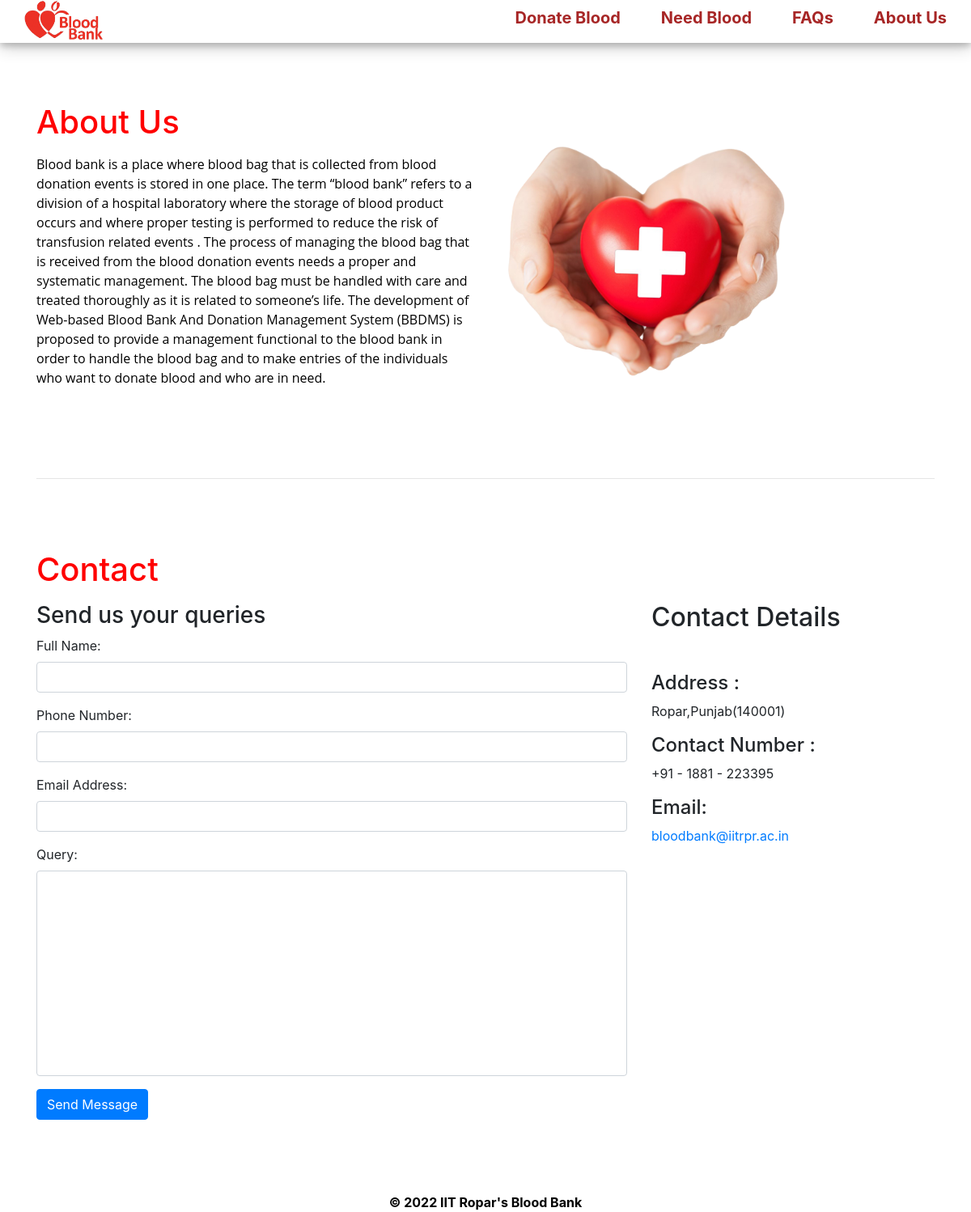
/about_us.php, run on the app's committed database.
### tables this page shows
create table pages(
page_id int NOT NULL auto_increment UNIQUE,
page_name varchar(255) NOT NULL,
page_type varchar(255) NOT NULL,
page_data longtext NOT NULL
);

create table contact_info(
contact_id int auto_increment Not Null,
contact_address varchar(100) NOT NULL,
contact_mail varchar(50) NOT NULL,
contact_phone varchar(100) NOT NULL,
primary key(contact_id)
);

### about_us.php (the view, shortened to what this page needs)
<html>
<head>
  <link rel="stylesheet" href="https://maxcdn.bootstrapcdn.com/bootstrap/4.5.2/css/bootstrap.min.css">
</head>
<body>
  <?php $active ='contact';
include 'head.php'; ?>
  <div id="page-container" style="margin-top:50px; position: relative;min-height: 84vh;">
    <div class="container">
      <div id="content-wrap" style="padding-bottom:50px;">
        <div class="row">
          <div class="col-lg-6">
            <h1 class="mt-4 mb-3" style="color:red">About Us</h1>
            <p> <?php
                include 'conn.php';
                $sql = $sql = "select * from pages where page_type='aboutus'";
                $result = mysqli_query($conn, $sql);
                if (mysqli_num_rows($result) > 0) {
                  while ($row = mysqli_fetch_assoc($result)) {
                    echo $row['page_data'];
                  }
                }
                ?>
            </p>
          </div>
          <div class="col-lg-6">
            <img class="img-fluid rounded" src="image\about.png" style="height:400px" alt="error">
          </div>
        </div>
        <br><br><br>
        <hr><br><br>
        <h1 class="mt-4 mb-3" style="color:red">Contact</h1>
        <div class="row">
          <div class="col-lg-8 mb-4">
            <h3>Send us your queries</h3>
            <form name="sentMessage" method="post">
              <div class="control-group form-group">
                <div class="controls">
                  <label>Full Name:</label>
                  <input type="text" class="form-control" id="name" name="fullname" required>
                </div>
              </div>
              <div class="control-group form-group">
                <div class="controls">
                  <label>Phone Number:</label>
                  <input type="tel" class="form-control" id="phone" name="contactno" required>
                </div>
              </div>
              <div class="control-group form-group">
                <div class="controls">
                  <label>Email Address:</label>
                  <input type="email" class="form-control" id="email" name="email" required>
                </div>
              </div>
              <div class="control-group form-group">
                <div class="controls">
                  <label>Query:</label>
                  <textarea rows="10" cols="100" class="form-control" id="message" name="message" required maxlength="999" style="resize:none"></textarea>
                </div>
              </div>
              <button type="submit" name="send" class="btn btn-primary">Send Message</button>
            </form>
          </div>
          <div class="col-lg-4 mb-4">
            <h2>Contact Details</h2>
            <?php
            include 'conn.php';
            $sql = "select * from contact_info";
            $result = mysqli_query($conn, $sql);
            if (mysqli_num_rows($result) > 0) {
              while ($row = mysqli_fetch_assoc($result)) { ?>
                <br>
                <p>
                <h4>Address :</h4><?php echo $row['contact_address']; ?>
                </p>
                <p>
                <h4>Contact Number :</h4><?php echo $row['contact_phone']; ?>
                </p>
                <p>
                <h4> Email: </h4><a href="#"><?php echo $row['contact_mail']; ?></a>
                </p>
            <?php }
            } ?>
          </div>
        </div>
      </div>
    </div>
    <?php include('footer.php')
    ?>
  </div>
</body>
</html>

### data on the page
pages: page_data "Blood bank is a place where blood bag that is collected from blood donation events is stored in one place. The term “blood bank” refers to a division of a hospital laboratory where the storage of blood product occurs and where proper testing is performed to reduce the risk of transfusion related events . The process of managing the blood bag that is received from the blood donation events needs a proper and systematic management. The blood bag must be handled with care and treated thoroughly as it is related to someone’s life. The development of Web-based Blood Bank And Donation Management System (BBDMS) is proposed to provide a management functional to the blood bank in order to handle the…"
contact_info: contact_address "Ropar,Punjab(140001)", contact_phone "+91 - 1881 - 223395", contact_mail "bloodbank@iitrpr.ac.in"
